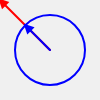
Frame 1 (no input)
Frame 60 (no input): identical to frame 1, image omitted
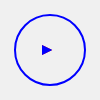
Frame 120 (the mouse pressed at the canvas centre since frame 60)

The p5.js sketch that drew these frames (run headless with seeded random() and noise() and a simulated clock; from frame 60 on, the mouse is pressed at the canvas centre):

// p5.js sketch
// ── sketch.js
function setup() {
	createCanvas(100, 100);
}

// blue vector is the normalized version of the red vector multipled by 35
// notice you can never shrink the blue vector to zero
function draw() {
  background(240);

  let v0 = createVector(50,50);
  let v1 = createVector(mouseX-50, mouseY-50);

  drawArrow(v0,v1,'red');
  drawArrow(v0,v1.normalize().mult(35),'blue');

  noFill();
  ellipse(50, 50, 35 * 2);
}

// draws arrow between two vectors
function drawArrow(vec0, vec1, myColor) {
  stroke(myColor);
  strokeWeight(2);
  fill(myColor);
  push();
  translate(vec0.x, vec0.y);
  line(0, 0, vec1.x, vec1.y);
  rotate(vec1.heading());
  let arrowSize = 7;
  translate(vec1.mag() - arrowSize,0);
  triangle(0, arrowSize / 2, 0, -arrowSize / 2, arrowSize, 0);
  pop();
}
